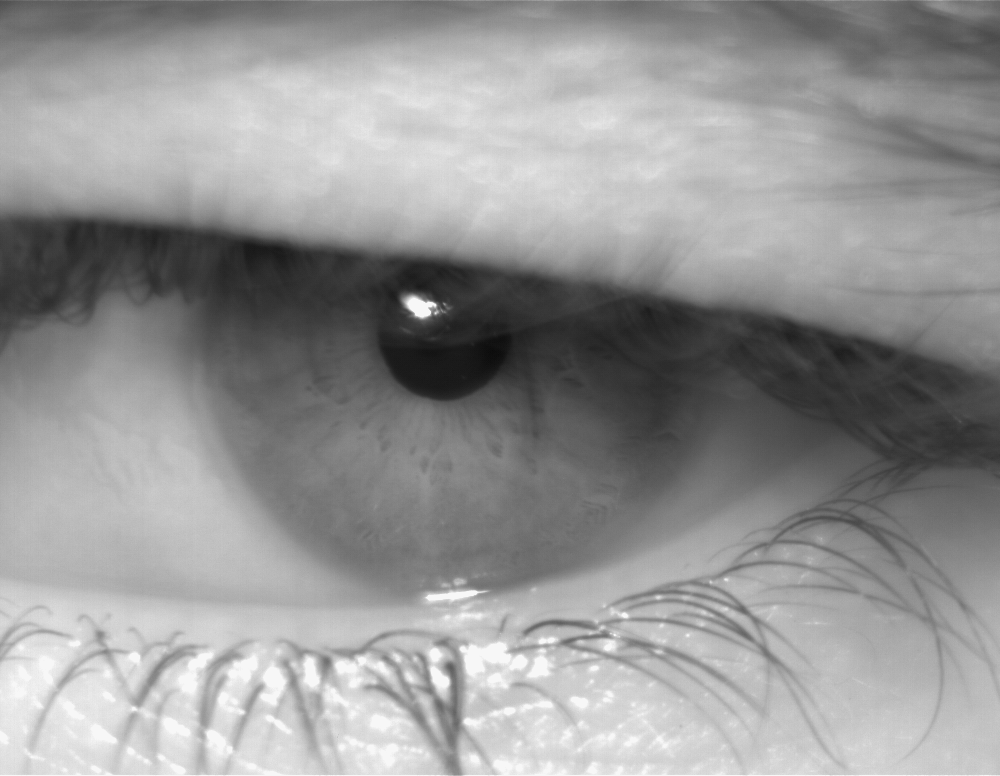
//> input picture timsCstuff/test.bmp, 1000 x 776 px
$ ./eyetracking test.bmp   (built with g++ and OpenCV 4)
//> lines starting //> are read from the running program, lines starting //| are printed output that depends on the picture; after the words box and inside, x2 and y2 are one past the last pixel; in counts of white or black regions, pixels touching at a corner belong together
#include "opencv2/imgproc/imgproc.hpp"
#include "opencv2/highgui/highgui.hpp"
#include <stdlib.h>
#include <stdio.h>

using namespace cv;

/// Global variables

int threshold_value = 70;
int threshold_type = 2;
int circle_size = 10;
int const max_value = 255;
int const max_type = 4;
int const max_BINARY_value = 255;
int scan = 0;

Mat src, src_gray, dst;
char* window_name = "Threshold Demo";

char* trackbar_type = "Type: \n 0: Binary \n 1: Binary Inverted \n 2: Truncate \n 3: To Zero \n 4: To Zero Inverted";
char* trackbar_value = "Value";

char* trackbar_circle_size = "circle:";

/// Function headers
void Threshold_Demo( int, void* );

/**
 * @function main
 */
int main( int argc, char** argv )
{
  /// Load an image
  src = imread( argv[1], 1 );
//> src is the input picture: 776 rows x 1000 cols, CV_8UC3; min 10, max 247, mean 149.2

  /// Convert the image to Gray
  cvtColor( src, src_gray, CV_RGB2GRAY );

  /// Create a window to display results
  namedWindow( window_name, CV_WINDOW_AUTOSIZE );

  /// Create Trackbar to choose type of Threshold
  createTrackbar( trackbar_type,
		  window_name, &threshold_type,
		  max_type, Threshold_Demo );

  createTrackbar( trackbar_circle_size,
		  window_name, &circle_size,
		  max_value, Threshold_Demo );

  createTrackbar( trackbar_value,
		  window_name, &threshold_value,
		  max_value, Threshold_Demo );

  int folderNum = 1;
  char eye = 'L';
  int bmp = 1;
  int num = 1;

  while(true)
  {
  /// Call the function to initialize
  Threshold_Demo( 0, 0 );

  /// Wait until user finishes program
  //  while(true)
    //  {
    int c;
    c = waitKey( 20 );
    if( (char)c == 27 )
    { break; }
    if( (char)c == 's')
    {
      scan = 1;
    }
    if( (char)c == 'a')
    {
      //      std::string file = "../UTIRIS_V.1/Infrared_Images/00" + std::to_string(folderNum) + "/00"
      //	+ std::to_string(folderNum) + "_" + eye + "/" + "Img_00" + std::to_string(folderNum)
      //	+ "_" + eye + "_" + std::to_string(bmp) + ".bmp";
      std::string file = "../test" + std::to_string(num) + ".jpg";
      printf("file: %s\n", file.c_str());
      src = imread( file, 1 );
      cvtColor( src, src_gray, CV_RGB2GRAY );
      num++;
      bmp++;
      if(bmp > 5)
      {
	if(eye == 'L')
	{
	  eye = 'R';
	}
	else
	{
	  eye = 'L';
	  folderNum++;
	}
	bmp = bmp%5;
      }

    }

  }

}


/**
 * @function Threshold_Demo
 */
void Threshold_Demo( int, void* )
{
  /* 0: Binary
     1: Binary Inverted
     2: Threshold Truncated
     3: Threshold to Zero
     4: Threshold to Zero Inverted
  */

  /*
    for image testing:
    circle size ~= 100
    thresholding at Threshold Truncated
    value = 125
   */

  threshold( src_gray, dst, threshold_value, max_BINARY_value,threshold_type );
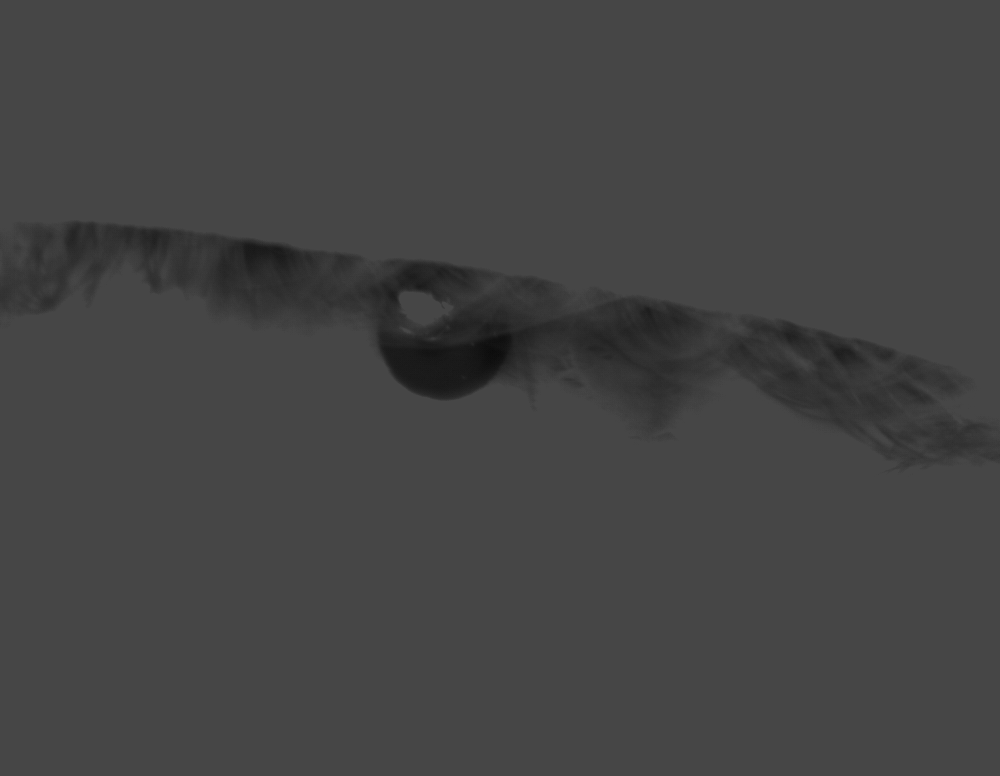
//> dst: 776 rows x 1000 cols, CV_8UC1; min 10, max 70, mean 67.8
  absdiff(dst, 255, dst);
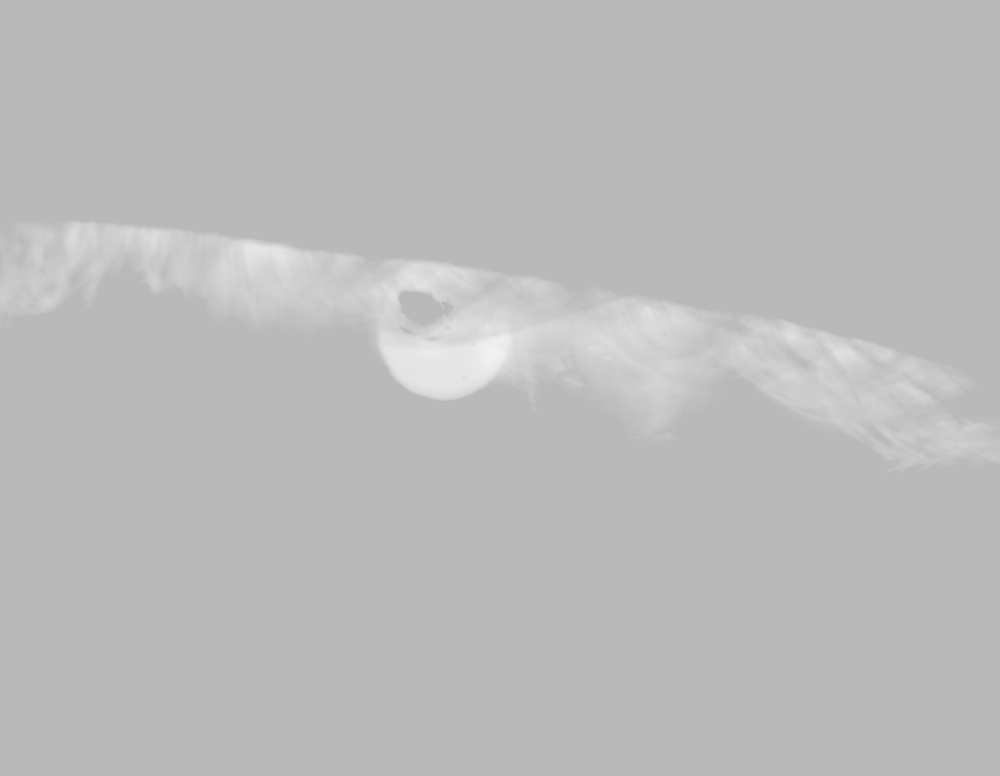
//> dst: 776 rows x 1000 cols, CV_8UC1; min 185, max 245, mean 187.2

  //fill in the partial sections of the image
  Mat dst_cpy;
  dst.copyTo(dst_cpy);
  std::vector<std::vector<Point> > contours;
  std::vector<Vec4i> hierarchy;
  findContours( dst_cpy, contours, hierarchy, RETR_EXTERNAL, CV_CHAIN_APPROX_SIMPLE, Point(0, 0) );
//> contours = 1 contour; box (x1, y1, x2, y2) and area: (0, 0, 1000, 776) 774225


  bool notOneCircleDetected = 1;
  double circleVal = 20;
  std::vector<Vec3f> circles;

  if(scan)
  {
  for(int i = 0; i < 100 && notOneCircleDetected; ++i)
  {
    HoughCircles( dst, circles, CV_HOUGH_GRADIENT, 1, dst.rows/32, 100, circleVal, 3, circle_size );

    //  cvtColor( dst, dst_output, CV_GRAY2RGB );
    if(circles.size() < 1)
    {
      notOneCircleDetected = 1;
      circleVal--;
      circles.clear();
      if(circleVal > 100)
      {
	notOneCircleDetected = 0;  //ERROR CASE
      }
    }
    else if(circles.size() > 1)
    {
      //too sensitive
      if(circleVal > 1)
	circleVal++;
      else
	notOneCircleDetected = 0;
    }
    else
    {
      notOneCircleDetected;
    }
  }
  }
  else
  {
    HoughCircles( dst, circles, CV_HOUGH_GRADIENT, 1, dst.rows/32, 100, 5, 35, circle_size );
//> circles = 2 circles (x, y, radius): [422.5, 355.5, 36.4], [447.5, 364.5, 35.35]
  }

  for( size_t i = 0; i < circles.size(); i++ )
  {
    Point center(cvRound(circles[i][0]), cvRound(circles[i][1]));
    int radius = cvRound(circles[i][2]);
    // circle center
    circle( dst, center, 3, Scalar(125,125,0), -1, 8, 0 );
    // circle outline
    circle( dst, center, radius, Scalar(125,125,0), 3, 8, 0 );
  }
//> this loop made 2 passes
//> (center, radius) on passes 1 to 2: (Point(422, 356), 36), (Point(448, 364), 35)
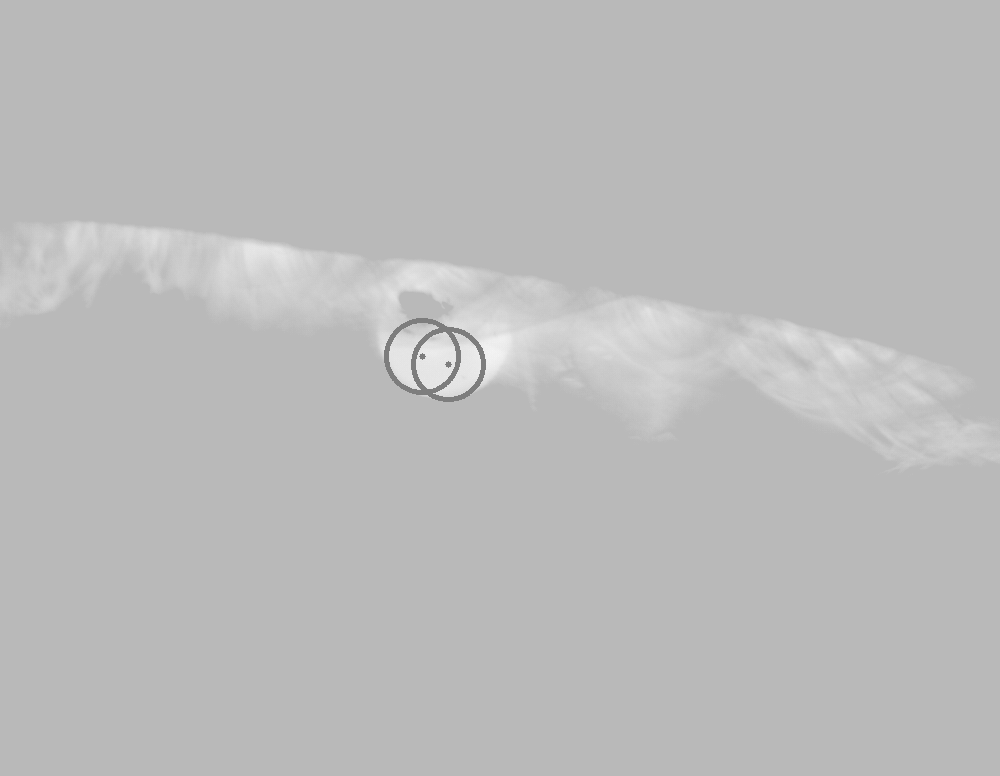
//> dst: 776 rows x 1000 cols, CV_8UC1; 0.28% of pixels changed, all inside (x1, y1, x2, y2) = (384, 318, 486, 402)
//> the Esc key is pressed

  imshow( window_name, dst );
}
